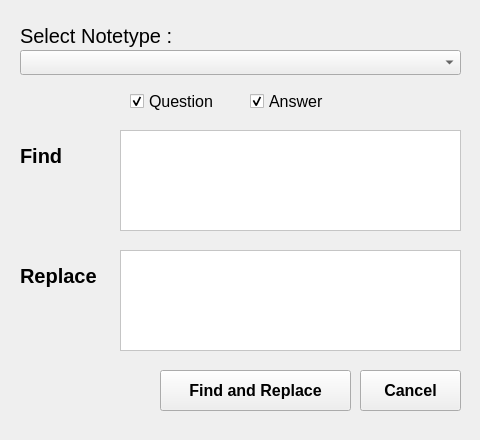
<?xml version="1.0" encoding="UTF-8"?>
<ui version="4.0">
 <class>Form</class>
 <widget class="QWidget" name="Form">
  <property name="geometry">
   <rect>
    <x>0</x>
    <y>0</y>
    <width>480</width>
    <height>440</height>
   </rect>
  </property>
  <property name="windowTitle">
   <string>Find and Replace in Templates</string>
  </property>
  <property name="styleSheet">
   <string notr="true"/>
  </property>
  <widget class="QComboBox" name="comboBox">
   <property name="geometry">
    <rect>
     <x>20</x>
     <y>50</y>
     <width>441</width>
     <height>25</height>
    </rect>
   </property>
   <property name="styleSheet">
    <string notr="true">background-color:#eee;
color:#111;</string>
   </property>
  </widget>
  <widget class="QLabel" name="label">
   <property name="geometry">
    <rect>
     <x>20</x>
     <y>140</y>
     <width>71</width>
     <height>31</height>
    </rect>
   </property>
   <property name="styleSheet">
    <string notr="true">font-size:20px;
font-weight:800;</string>
   </property>
   <property name="text">
    <string>Find</string>
   </property>
  </widget>
  <widget class="QTextEdit" name="textEdit">
   <property name="geometry">
    <rect>
     <x>120</x>
     <y>130</y>
     <width>341</width>
     <height>101</height>
    </rect>
   </property>
   <property name="styleSheet">
    <string notr="true">background-color:white;
color:#111;</string>
   </property>
  </widget>
  <widget class="QLabel" name="label_2">
   <property name="geometry">
    <rect>
     <x>20</x>
     <y>260</y>
     <width>81</width>
     <height>31</height>
    </rect>
   </property>
   <property name="styleSheet">
    <string notr="true">font-size:20px;
font-weight:800;</string>
   </property>
   <property name="text">
    <string>Replace</string>
   </property>
  </widget>
  <widget class="QTextEdit" name="textEdit_2">
   <property name="geometry">
    <rect>
     <x>120</x>
     <y>250</y>
     <width>341</width>
     <height>101</height>
    </rect>
   </property>
   <property name="styleSheet">
    <string notr="true">background-color:white;
color:#111;</string>
   </property>
  </widget>
  <widget class="QLabel" name="label_3">
   <property name="geometry">
    <rect>
     <x>20</x>
     <y>20</y>
     <width>211</width>
     <height>31</height>
    </rect>
   </property>
   <property name="styleSheet">
    <string notr="true">font-size:20px;</string>
   </property>
   <property name="text">
    <string>Select Notetype :</string>
   </property>
  </widget>
  <widget class="QPushButton" name="pushButton">
   <property name="geometry">
    <rect>
     <x>160</x>
     <y>370</y>
     <width>191</width>
     <height>41</height>
    </rect>
   </property>
   <property name="styleSheet">
    <string notr="true">font-size:16px;
font-weight:800;
padding:5px 10px;
font: 75 oblique 14pt &quot;DejaVu Sans&quot;;</string>
   </property>
   <property name="text">
    <string>Find and Replace</string>
   </property>
  </widget>
  <widget class="QPushButton" name="pushButton_2">
   <property name="geometry">
    <rect>
     <x>360</x>
     <y>370</y>
     <width>101</width>
     <height>41</height>
    </rect>
   </property>
   <property name="styleSheet">
    <string notr="true">font-size:16px;
font-weight:800;
padding:5px 10px;
font: 75 oblique 14pt &quot;DejaVu Sans&quot;;</string>
   </property>
   <property name="text">
    <string>Cancel</string>
   </property>
  </widget>
  <widget class="QCheckBox" name="checkBox">
   <property name="geometry">
    <rect>
     <x>130</x>
     <y>90</y>
     <width>93</width>
     <height>23</height>
    </rect>
   </property>
   <property name="styleSheet">
    <string notr="true">font-size:16px;</string>
   </property>
   <property name="text">
    <string>Question</string>
   </property>
   <property name="checked">
    <bool>true</bool>
   </property>
  </widget>
  <widget class="QCheckBox" name="checkBox_2">
   <property name="geometry">
    <rect>
     <x>250</x>
     <y>90</y>
     <width>93</width>
     <height>23</height>
    </rect>
   </property>
   <property name="styleSheet">
    <string notr="true">font-size:16px;</string>
   </property>
   <property name="text">
    <string>Answer</string>
   </property>
   <property name="checked">
    <bool>true</bool>
   </property>
  </widget>
 </widget>
 <resources/>
 <connections/>
</ui>
